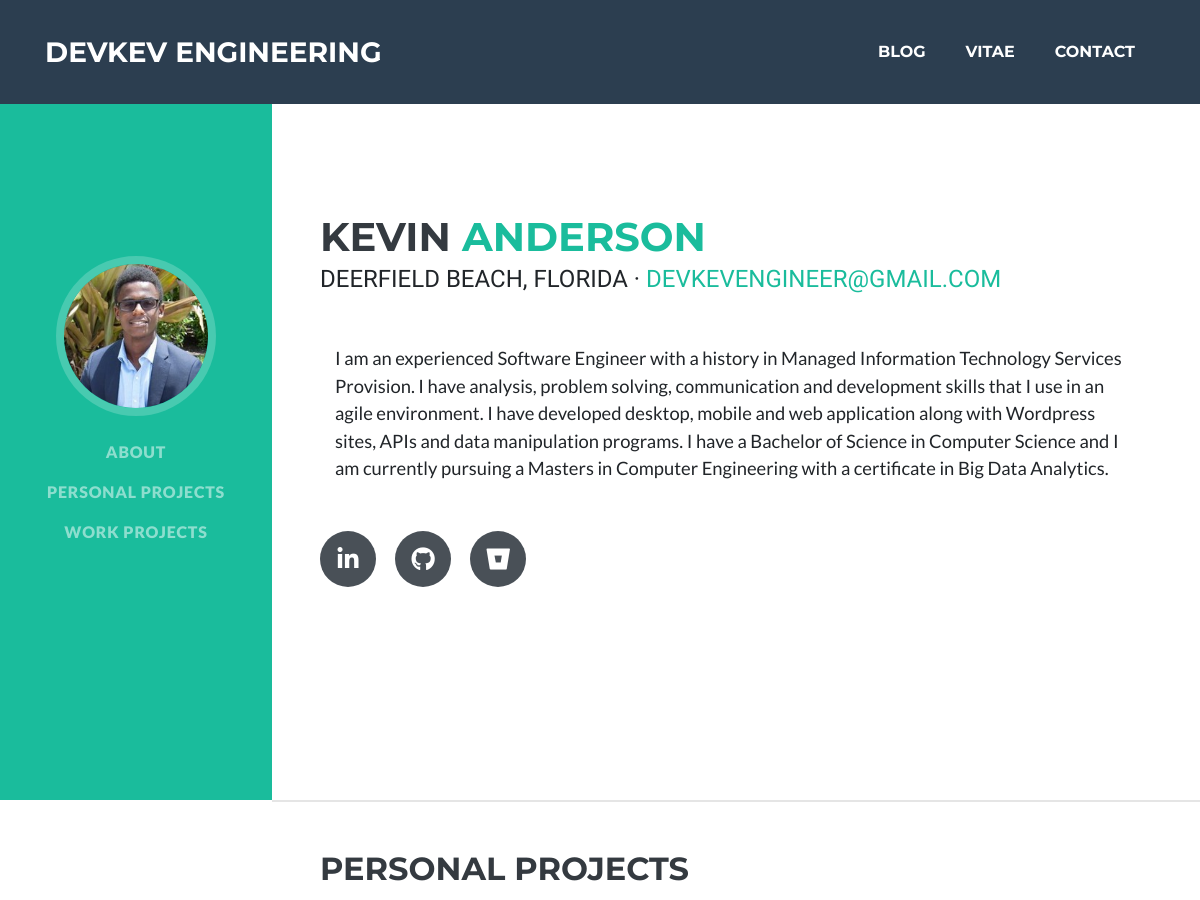
Before: / (upper part) with the older database file.
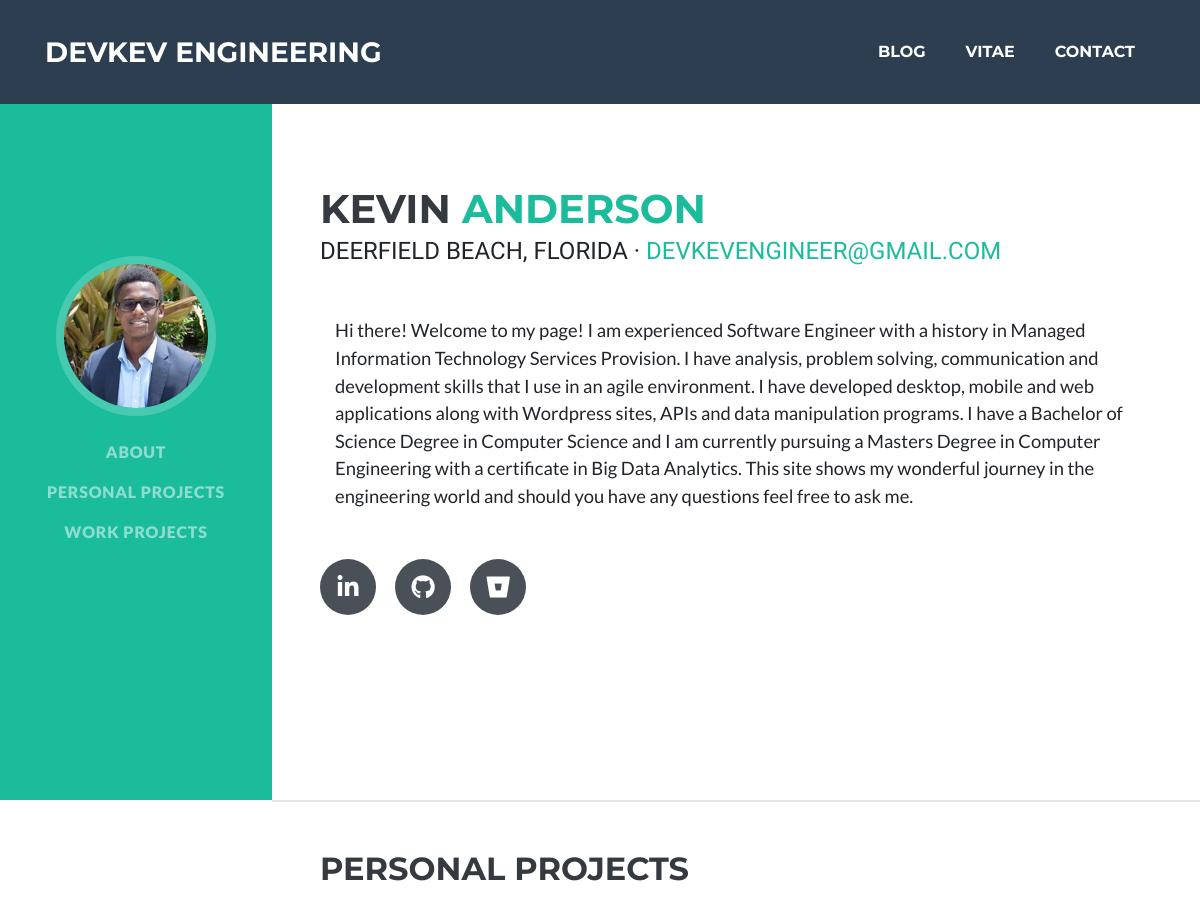
After: the same page with the newer database file.
### resume/models.py (models this page shows, shortened)
class Profile(models.Model):
    first_name = models.CharField(max_length=20, db_column='FirstName', verbose_name='First Name', default='Kevin')
    last_name = models.CharField(max_length=20, db_column='LastName', verbose_name='Last Name', default='Anderson')
    occupation = models.CharField(max_length=20, default='Software Engineer')
    location_city = models.CharField(max_length=30, default='Deerfield Beach')
    location_state = models.CharField(max_length=10, default='Florida')
    profile_pic = models.ImageField(upload_to=get_profile_image_url, null=True, blank=True)
    email = models.EmailField(max_length=30, default='kevinnjeri@live.com')
    email2 = models.EmailField(max_length=30, default='devkevengineer@gmail.com')
    linkedin = models.URLField(verbose_name='LinkedIn', default='https://www.linkedin.com/in/kelvinnjeri/')
    bitbucket = models.URLField(verbose_name='Bitbucket', default='https://bitbucket.org/knjeri')
    github = models.URLField(verbose_name='Git Hub', default='https://github.com/kamaun')
    age = models.IntegerField(default=26)
    cell_number = models.BigIntegerField(default=9547935283, db_column='CellNumber', verbose_name='Cell Number')
    bio = models.TextField()
    interest = models.TextField()
    pro_bio = models.TextField(blank=True)
    class Meta:
        managed = True
        app_label = 'resume'

### resume/views.py (the view)
# urls.py: 2. Add a URL to urlpatterns:  path('', views.home, name='home')
def home(request):
    all_projects = Projects.objects.all().order_by('-from_year', '-from_month', '-id')
    return render(
        request=request,
        template_name='resume/home.html',
        context={
            'profile': Profile.objects.first(),
            'all_projects': all_projects,
            'personal_projects': all_projects.filter(personal=True),
            'work_projects': all_projects.filter(personal=False, job__isnull=False),
            'school_projects': all_projects.filter(personal=False, school__isnull=False),
            'all_tech_uses': TechUsed.objects.all(),
            'all_tasks': Task.objects.all(),
        }
    )

### resume/models.py (called while the page is built)
    def __str__(self):
        return self.technology

    def short_description(self):
        return f"{self.description[:150]}...\t"

### templates/resume/home.html (shortened to what this page needs)
{% extends 'resume/base.html' %}
{% load static %}
{% block nav %}
    <ul class="navbar-nav">
        {% if profile %}
            <li class="nav-item">
                <a class="nav-link js-scroll-trigger" href="#about">About</a>
            </li>
        {% endif %}
        {% if personal_projects %}
            <li class="nav-item">
                <a class="nav-link js-scroll-trigger" href="#personal_projects">Personal Projects</a>
            </li>
        {% endif %}
        {% if personal_projects %}
            <li class="nav-item">
                <a class="nav-link js-scroll-trigger" href="#work_projects">Work Projects</a>
            </li>
        {% endif %}
    </ul>
{% endblock %}
{% block content %}
    {% if profile %}
        <section class="resume-section p-3 p-lg-5 d-flex align-items-center" id="about">
            <div class="w-100">
                <h1 class="mb-0">
                    {{ profile.first_name }} <span class="text-primary">{{ profile.last_name }}</span>
                </h1>
                <div class="subheading mb-5">
                    {{ profile.location_city }}, {{ profile.location_state }} ·
                    <a href="mailto:devkevengineer@gmail.com">{{ profile.email2 }}</a>
                </div>
                <div class="container text-left">
                    <p class="lead mb-5">
                        {{ profile.bio }}
                    </p>
                </div>
                <div class="social-icons">
                    <a target="_blank" rel="noopener noreferrer" href={{ profile.linkedin }} >
                        <i class="fab fa-linkedin-in"></i>
                    </a>
                    <a target="_blank" rel="noopener noreferrer" href={{ profile.github }}>
                        <i class="fab fa-github"></i>
                    </a>
                    <a target="_blank" rel="noopener noreferrer" href={{ profile.bitbucket }}>
                        <i class="fab fa-bitbucket"></i>
                    </a>
                </div>
            </div>
        </section>
        <hr class="m-0">
    {% endif %}
    {% if personal_projects %}
        <section class="page-section portfolio p-3 p-lg-5 d-flex align-items-center" id="personal_projects">
        <div class="w-100">
            <h2 class="mb-4">Personal Projects</h2>
        </div>
    </section>
    {% endif %}
{% endblock %}

Changed rows visible on the page:
changed Profile "KEVIN": bio "I am an experienced Software Engineer with a history in Managed Information Technology Services Provision. I have analysis, problem solving, communication and development skills that I use in an agile environment. I have developed desktop, mobile and web application along with Wordpress sites, APIs and data manipulation programs. I have a Bachelor of Science in Computer Science and I am currently pursuing a Masters in Computer Engineering with a certificate in Big Data Analytics." → "Hi there! Welcome to my page! I am experienced Software Engineer with a history in Managed Information Technology Services Provision. I have analysis, problem solving, communication and development skills that I use in an agile environment. I have developed desktop, mobile and web applications along with Wordpress sites, APIs and data manipulation programs. I have a Bachelor of Science Degree in Computer Science and I am currently pursuing a Masters Degree in Computer Engineering with a certificate in Big Data Analytics. This site shows my wonderful journey in the engineering world and should you have any questions feel free to ask me."
